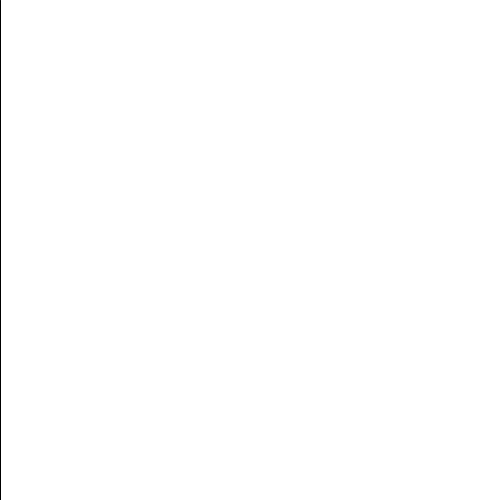
Frame 1 (no input)
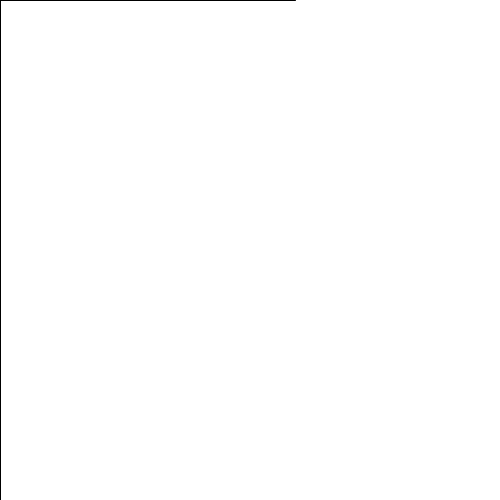
Frame 60 (the mouse pressed at the canvas centre just before this capture)
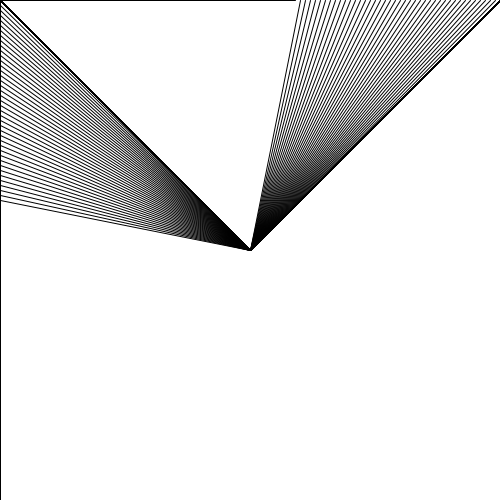
Frame 120 (the mouse held since frame 60 and released just before this capture)

The Processing sketch that drew these frames (run headless with seeded random() and noise(); from frame 60 on, the mouse is pressed at the canvas centre):

// Processing sketch: processing_74062
// ── processing_74062.pde

int top = 0;
int right = 0;
int left = 0;
int bottom = 0;
int tx = 0;
int ty = 0;
int lx = 0;
int ly = 500;
int rx = 500;
int ry = 0;
int bx = 500;
int by = 500;
void setup() {
  size(500, 500);
  background(255);
}

void draw() {

  //  draw a line from centre to top left corner
  //  increase x number until x reaches 500.

  line(mouseX,mouseY, tx, ty);
  line(mouseX,mouseY, lx, ly);
//  line(mouseX,mouseY, rx, ry);
 // line(mouseX,mouseY, bx, by); //at end change 250 to mouse x mouse 

  if (tx<500) {
    tx=tx+5;
    ty=0;
  }
  else {
    tx = 500;
  }
//////////////////////  done to here
    if (ly>0) {
    ly=ly-5;
    lx=0;
  }
  else {
    ly = 0;
  }
///////////////////////
  if (rx<500) {
    rx=rx+5;
    ry=0;
  }
  else {
    rx = 500;
  }
  /////////////////////
    if (bx<500) {
    bx=bx+5;
    by=0;
  }
  else {
    bx = 500;
  }

  //  if(x<500) {
  //    x = 500;
  //  }
  //  line(x, y, 250, 250);
  //  x=x+20;
  //  y=500;
}
